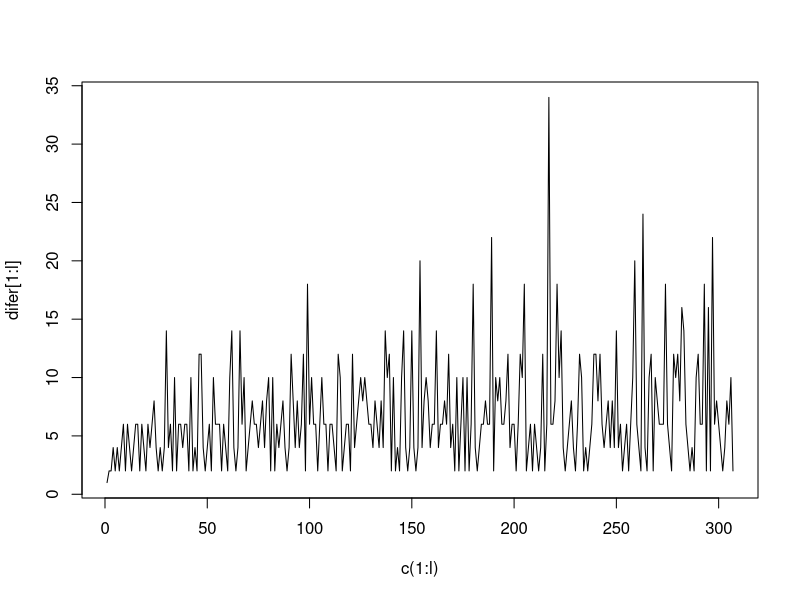
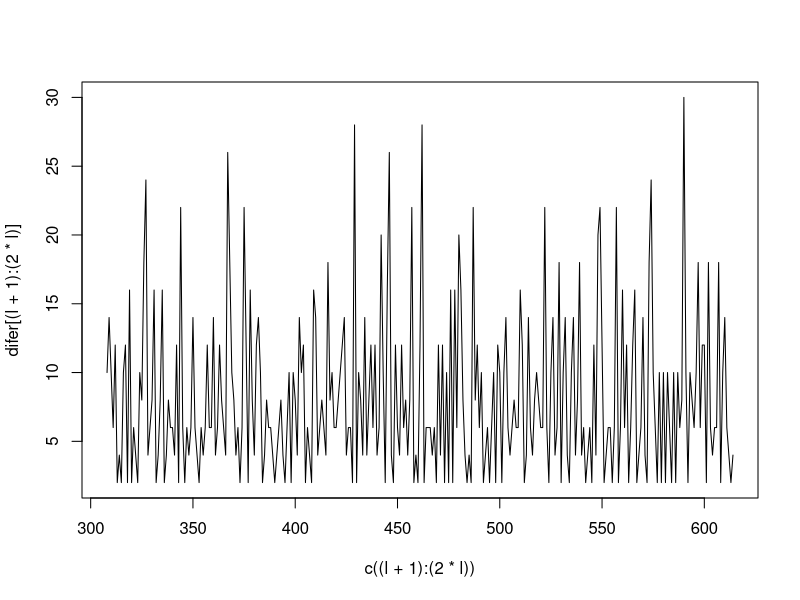
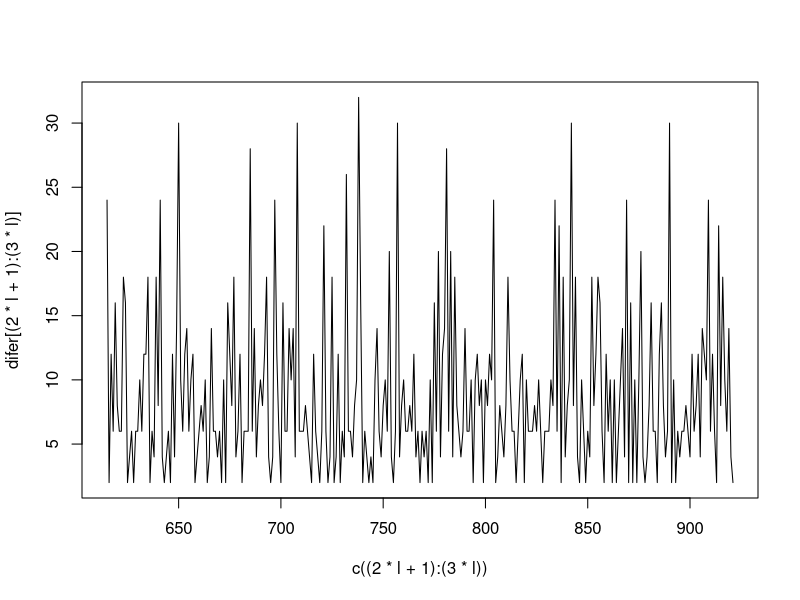
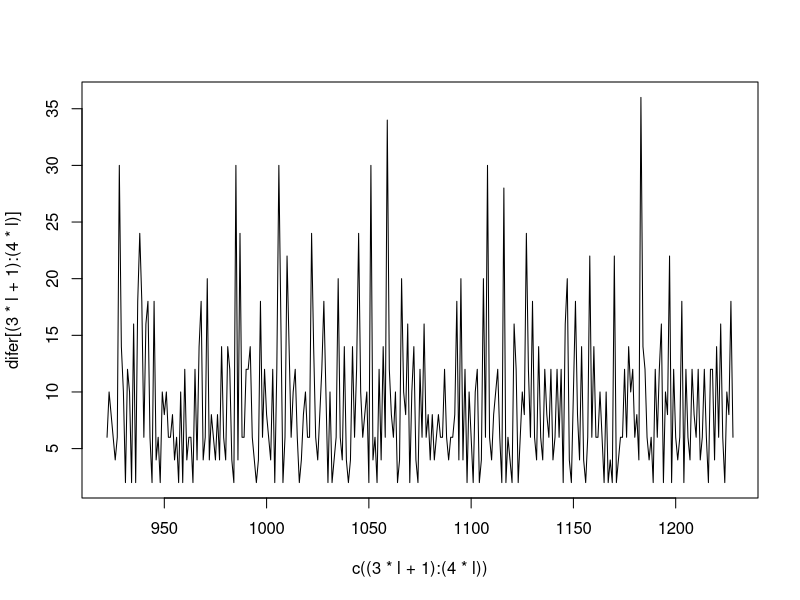

The R source for these figures, in order:
prime_numbers_t<-c(2, 3, 5, 7, 11, 13, 17, 19, 23, 29, 31, 37, 41, 43, 47, 53, 59, 61, 67, 71, 73, 79, 83, 89, 97, 101, 103, 107, 109, 113, 127, 131, 137, 139, 149, 151, 157, 163, 167, 173, 179, 181, 191, 193, 197, 199, 211, 223, 227, 229, 233, 239, 241, 251, 257, 263, 269, 271, 277, 281, 283, 293, 307, 311, 313, 317, 331, 337, 347, 349, 353, 359, 367, 373, 379, 383, 389, 397, 401, 409, 419, 421, 431, 433, 439, 443, 449, 457, 461, 463, 467, 479,
                  487, 491, 499, 503, 509, 521, 523, 541, 547, 557, 563, 569, 571, 577, 587, 593, 599, 601, 607, 613, 617, 619, 631, 641, 643, 647, 653, 659, 661, 673, 677, 683, 691, 701, 709, 719, 727, 733, 739, 743, 751, 757, 761, 769, 773, 787, 797, 809, 811, 821, 823, 827, 829, 839, 853, 857, 859, 863, 877, 881, 883, 887, 907, 911, 919, 929, 937, 941, 947, 953, 967, 971, 977, 983, 991, 997, 1009, 1013, 1019, 1021, 1031, 1033, 1039, 1049, 1051,
                  1061, 1063, 1069, 1087, 1091, 1093, 1097, 1103, 1109, 1117, 1123, 1129, 1151, 1153, 1163, 1171, 1181, 1187, 1193, 1201, 1213, 1217, 1223, 1229, 1231, 1237, 1249, 1259, 1277, 1279, 1283, 1289, 1291, 1297, 1301, 1303, 1307, 1319, 1321, 1327, 1361, 1367, 1373, 1381, 1399, 1409, 1423, 1427, 1429, 1433, 1439, 1447, 1451, 1453, 1459, 1471, 1481, 1483, 1487, 1489, 1493, 1499, 1511, 1523, 1531, 1543, 1549, 1553, 1559, 1567, 1571, 1579, 1583,
                  1597, 1601, 1607, 1609, 1613, 1619, 1621, 1627, 1637, 1657, 1663, 1667, 1669, 1693, 1697, 1699, 1709, 1721, 1723, 1733, 1741, 1747, 1753, 1759, 1777, 1783, 1787, 1789, 1801, 1811, 1823, 1831, 1847, 1861, 1867, 1871, 1873, 1877, 1879, 1889, 1901, 1907, 1913, 1931, 1933, 1949, 1951, 1973, 1979, 1987, 1993, 1997, 1999, 2003, 2011, 2017, 2027, 2029, 2039, 2053, 2063, 2069, 2081, 2083, 2087, 2089, 2099, 2111, 2113, 2129, 2131, 2137, 2141,
                  2143, 2153, 2161, 2179, 2203, 2207, 2213, 2221, 2237, 2239, 2243, 2251, 2267, 2269, 2273, 2281, 2287, 2293, 2297, 2309, 2311, 2333, 2339, 2341, 2347, 2351, 2357, 2371, 2377, 2381, 2383, 2389, 2393, 2399, 2411, 2417, 2423, 2437, 2441, 2447, 2459, 2467, 2473, 2477, 2503, 2521, 2531, 2539, 2543, 2549, 2551, 2557, 2579, 2591, 2593, 2609, 2617, 2621, 2633, 2647, 2657, 2659, 2663, 2671, 2677, 2683, 2687, 2689, 2693, 2699, 2707, 2711, 2713,
                  2719, 2729, 2731, 2741, 2749, 2753, 2767, 2777, 2789, 2791, 2797, 2801, 2803, 2819, 2833, 2837, 2843, 2851, 2857, 2861, 2879, 2887, 2897, 2903, 2909, 2917, 2927, 2939, 2953, 2957, 2963, 2969, 2971, 2999, 3001, 3011, 3019, 3023, 3037, 3041, 3049, 3061, 3067, 3079, 3083, 3089, 3109, 3119, 3121, 3137, 3163, 3167, 3169, 3181, 3187, 3191, 3203, 3209, 3217, 3221, 3229, 3251, 3253, 3257, 3259, 3271, 3299, 3301, 3307, 3313, 3319, 3323, 3329,
                  3331, 3343, 3347, 3359, 3361, 3371, 3373, 3389, 3391, 3407, 3413, 3433, 3449, 3457, 3461, 3463, 3467, 3469, 3491, 3499, 3511, 3517, 3527, 3529, 3533, 3539, 3541, 3547, 3557, 3559, 3571, 3581, 3583, 3593, 3607, 3613, 3617, 3623, 3631, 3637, 3643, 3659, 3671, 3673, 3677, 3691, 3697, 3701, 3709, 3719, 3727, 3733, 3739, 3761, 3767, 3769, 3779, 3793, 3797, 3803, 3821, 3823, 3833, 3847, 3851, 3853, 3863, 3877, 3881, 3889, 3907, 3911, 3917,
                  3919, 3923, 3929, 3931, 3943, 3947, 3967, 3989, 4001, 4003, 4007, 4013, 4019, 4021, 4027, 4049, 4051, 4057, 4073, 4079, 4091, 4093, 4099, 4111, 4127, 4129, 4133, 4139, 4153, 4157, 4159, 4177, 4201, 4211, 4217, 4219, 4229, 4231, 4241, 4243, 4253, 4259, 4261, 4271, 4273, 4283, 4289, 4297, 4327, 4337, 4339, 4349, 4357,4363, 4373, 4391, 4397, 4409, 4421, 4423, 4441, 4447, 4451, 4457, 4463, 4481, 4483, 4493, 4507, 4513, 4517, 4519, 4523, 4547,
                  4549, 4561, 4567, 4583, 4591, 4597, 4603, 4621, 4637, 4639, 4643, 4649, 4651, 4657, 4663, 4673, 4679, 4691, 4703, 4721, 4723, 4729, 4733, 4751, 4759, 4783, 4787, 4789, 4793, 4799, 4801, 4813, 4817, 4831, 4861, 4871, 4877, 4889, 4903, 4909, 4919, 4931, 4933, 4937, 4943, 4951, 4957, 4967, 4969, 4973, 4987, 4993, 4999, 5003, 5009, 5011, 5021, 5023, 5039, 5051, 5059, 5077, 5081, 5087, 5099, 5101, 5107, 5113, 5119, 5147, 5153, 5167, 5171, 5179,
                  5189, 5197, 5209, 5227, 5231, 5233, 5237, 5261, 5273, 5279, 5281, 5297, 5303, 5309, 5323, 5333, 5347, 5351, 5381, 5387, 5393, 5399, 5407, 5413, 5417, 5419, 5431, 5437, 5441, 5443, 5449, 5471, 5477, 5479, 5483, 5501, 5503, 5507, 5519, 5521, 5527, 5531, 5557, 5563, 5569, 5573, 5581, 5591, 5623, 5639, 5641, 5647, 5651, 5653, 5657, 5659, 5669, 5683, 5689, 5693, 5701, 5711, 5717, 5737, 5741, 5743, 5749, 5779, 5783, 5791, 5801, 5807, 5813, 5821,
                  5827, 5839, 5843, 5849, 5851, 5857, 5861, 5867, 5869, 5879, 5881, 5897, 5903, 5923, 5927, 5939, 5953, 5981, 5987, 6007, 6011, 6029, 6037, 6043, 6047, 6053, 6067, 6073, 6079, 6089, 6091, 6101, 6113, 6121, 6131, 6133, 6143, 6151, 6163, 6173, 6197, 6199, 6203, 6211, 6217, 6221, 6229, 6247, 6257, 6263, 6269, 6271, 6277, 6287, 6299, 6301, 6311, 6317, 6323, 6329, 6337, 6343, 6353, 6359, 6361, 6367, 6373, 6379, 6389, 6397, 6421, 6427, 6449, 6451,
                  6469, 6473, 6481, 6491, 6521, 6529, 6547, 6551, 6553, 6563, 6569, 6571, 6577, 6581, 6599, 6607, 6619, 6637, 6653, 6659, 6661, 6673, 6679, 6689, 6691, 6701, 6703, 6709, 6719, 6733, 6737, 6761, 6763, 6779, 6781, 6791, 6793, 6803, 6823, 6827, 6829, 6833, 6841, 6857, 6863, 6869, 6871, 6883, 6899, 6907, 6911, 6917, 6947, 6949, 6959, 6961, 6967, 6971, 6977, 6983, 6991, 6997, 7001, 7013, 7019, 7027, 7039, 7043, 7057, 7069, 7079, 7103, 7109, 7121,
                  7127, 7129, 7151, 7159, 7177, 7187, 7193, 7207, 7211, 7213, 7219, 7229, 7237, 7243, 7247, 7253, 7283, 7297, 7307, 7309, 7321, 7331, 7333, 7349, 7351, 7369, 7393, 7411, 7417, 7433, 7451, 7457, 7459, 7477, 7481, 7487, 7489, 7499, 7507, 7517, 7523, 7529, 7537, 7541, 7547, 7549, 7559, 7561, 7573, 7577, 7583, 7589, 7591, 7603, 7607, 7621, 7639, 7643, 7649, 7669, 7673, 7681, 7687, 7691, 7699, 7703, 7717, 7723, 7727, 7741, 7753, 7757, 7759, 7789,
                  7793, 7817, 7823, 7829, 7841, 7853, 7867, 7873, 7877, 7879, 7883, 7901, 7907, 7919, 7927, 7933, 7937, 7949, 7951, 7963, 7993, 8009, 8011, 8017, 8039, 8053, 8059, 8069, 8081, 8087, 8089, 8093, 8101, 8111, 8117, 8123, 8147, 8161, 8167, 8171, 8179, 8191, 8209, 8219, 8221, 8231, 8233, 8237, 8243, 8263, 8269, 8273, 8287, 8291, 8293, 8297, 8311, 8317, 8329, 8353, 8363, 8369, 8377, 8387, 8389, 8419, 8423, 8429, 8431, 8443, 8447, 8461, 8467, 8501,
                  8513, 8521, 8527, 8537, 8539, 8543, 8563, 8573, 8581, 8597, 8599, 8609, 8623, 8627, 8629, 8641, 8647, 8663, 8669, 8677, 8681, 8689, 8693, 8699, 8707, 8713, 8719, 8731, 8737, 8741, 8747, 8753, 8761, 8779, 8783, 8803, 8807, 8819, 8821, 8831, 8837, 8839, 8849, 8861, 8863, 8867, 8887, 8893, 8923, 8929, 8933, 8941, 8951, 8963, 8969, 8971, 8999, 9001, 9007, 9011, 9013, 9029, 9041, 9043, 9049, 9059, 9067, 9091, 9103, 9109, 9127, 9133, 9137, 9151,
                  9157, 9161, 9173, 9181, 9187, 9199, 9203, 9209, 9221, 9227, 9239, 9241, 9257, 9277, 9281, 9283, 9293, 9311, 9319, 9323, 9337, 9341, 9343, 9349, 9371, 9377, 9391, 9397, 9403, 9413, 9419, 9421, 9431, 9433, 9437, 9439, 9461, 9463, 9467, 9473, 9479, 9491, 9497, 9511, 9521, 9533, 9539, 9547, 9551, 9587, 9601, 9613, 9619, 9623, 9629, 9631, 9643, 9649, 9661, 9677, 9679, 9689, 9697, 9719, 9721, 9733, 9739, 9743, 9749, 9767, 9769, 9781, 9787, 9791,
                  9803, 9811, 9817, 9829, 9833, 9839, 9851, 9857, 9859, 9871, 9883, 9887, 9901, 9907, 9923, 9929, 9931, 9941, 9949, 9967, 9973)

difer<-diff(prime_numbers_t)
l<-length(difer)
l<-l/4
plot(x=c(1:l),y=difer[1:l],type = "l")
plot(x=c((l+1):(2*l)),y=difer[(l+1):(2*l)],type = "l")
plot(x=c((2*l+1):(3*l)),y=difer[(2*l+1):(3*l)],type = "l")
plot(x=c((3*l+1):(4*l)),y=difer[(3*l+1):(4*l)],type = "l")




